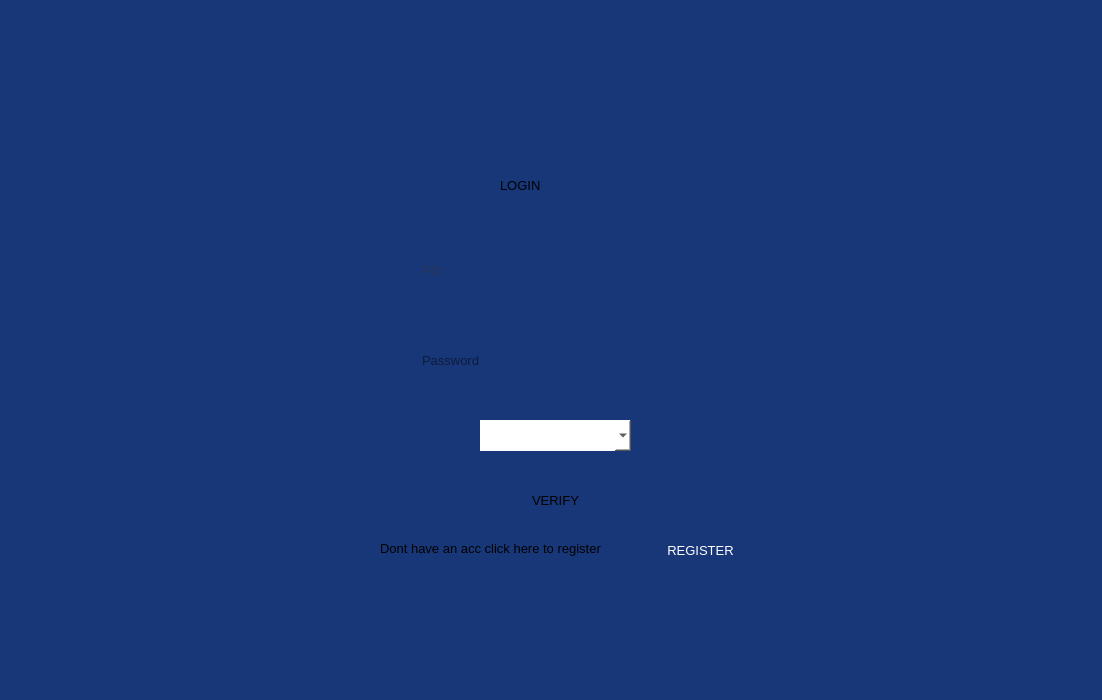
<?xml version="1.0" encoding="UTF-8"?>
<ui version="4.0">
 <class>Dialog</class>
 <widget class="QDialog" name="Dialog">
  <property name="geometry">
   <rect>
    <x>0</x>
    <y>0</y>
    <width>1102</width>
    <height>700</height>
   </rect>
  </property>
  <property name="font">
   <font>
    <pointsize>10</pointsize>
   </font>
  </property>
  <property name="cursor">
   <cursorShape>ArrowCursor</cursorShape>
  </property>
  <property name="windowTitle">
   <string>Dialog</string>
  </property>
  <property name="styleSheet">
   <string notr="true">background-color: rgb(12, 38, 186);
background-image: url(Stationary Isometric Mockup Seamless Pattern.jpeg);
background-color: rgb(24, 55, 121);</string>
  </property>
  <widget class="QWidget" name="widget" native="true">
   <property name="geometry">
    <rect>
     <x>240</x>
     <y>120</y>
     <width>631</width>
     <height>471</height>
    </rect>
   </property>
   <property name="styleSheet">
    <string notr="true">border-bottom-right-radius:30px;
border-top-right-radius:30px;
border-bottom-left-radius:30px;
border-top-left-radius:30px;
background-image: url(Untitled design (1).png);</string>
   </property>
   <widget class="QLineEdit" name="username">
    <property name="geometry">
     <rect>
      <x>180</x>
      <y>120</y>
      <width>291</width>
      <height>61</height>
     </rect>
    </property>
    <property name="mouseTracking">
     <bool>true</bool>
    </property>
    <property name="toolTip">
     <string>PID</string>
    </property>
    <property name="statusTip">
     <string/>
    </property>
    <property name="styleSheet">
     <string notr="true">background-image: url(Screenshot 2024-03-21 185142.png);

color: rgb(52, 52, 52);
font: 20pt &quot;MS Serif&quot;;
</string>
    </property>
    <property name="text">
     <string/>
    </property>
    <property name="maxLength">
     <number>32768</number>
    </property>
    <property name="frame">
     <bool>true</bool>
    </property>
    <property name="placeholderText">
     <string>PID</string>
    </property>
    <property name="clearButtonEnabled">
     <bool>true</bool>
    </property>
   </widget>
   <widget class="QLineEdit" name="password">
    <property name="geometry">
     <rect>
      <x>180</x>
      <y>210</y>
      <width>291</width>
      <height>61</height>
     </rect>
    </property>
    <property name="toolTip">
     <string>Password</string>
    </property>
    <property name="layoutDirection">
     <enum>Qt::LeftToRight</enum>
    </property>
    <property name="styleSheet">
     <string notr="true">background-image: url(Screenshot 2024-03-21 185142.png);
font: 20pt &quot;MS Serif&quot;;
</string>
    </property>
    <property name="text">
     <string/>
    </property>
    <property name="maxLength">
     <number>32768</number>
    </property>
    <property name="placeholderText">
     <string>Password</string>
    </property>
    <property name="clearButtonEnabled">
     <bool>true</bool>
    </property>
   </widget>
   <widget class="QLabel" name="label">
    <property name="geometry">
     <rect>
      <x>260</x>
      <y>40</y>
      <width>131</width>
      <height>51</height>
     </rect>
    </property>
    <property name="styleSheet">
     <string notr="true">font: 36pt &quot;Microsoft Himalaya&quot;;</string>
    </property>
    <property name="text">
     <string>LOGIN</string>
    </property>
   </widget>
   <widget class="QPushButton" name="verify">
    <property name="geometry">
     <rect>
      <x>260</x>
      <y>360</y>
      <width>111</width>
      <height>41</height>
     </rect>
    </property>
    <property name="styleSheet">
     <string notr="true">background-image: url(Screenshot 2024-03-21 185142.png);
font: 12pt &quot;MS Shell Dlg 2&quot;;
border-bottom-right-radius:30px;
border-top-right-radius:30px;
border-bottom-left-radius:30px;
border-top-left-radius:30px;

</string>
    </property>
    <property name="text">
     <string>VERIFY</string>
    </property>
   </widget>
   <widget class="QLabel" name="label_2">
    <property name="geometry">
     <rect>
      <x>140</x>
      <y>420</y>
      <width>221</width>
      <height>16</height>
     </rect>
    </property>
    <property name="text">
     <string>Dont have an acc click here to register</string>
    </property>
   </widget>
   <widget class="QPushButton" name="createaccbutton">
    <property name="geometry">
     <rect>
      <x>390</x>
      <y>410</y>
      <width>141</width>
      <height>41</height>
     </rect>
    </property>
    <property name="styleSheet">
     <string notr="true">color: rgb(255, 255, 255);
background-image: url(Screenshot 2024-03-21 191342.png);
font: 12pt &quot;MS Shell Dlg 2&quot;;
border-bottom-right-radius:30px;
border-top-right-radius:30px;
border-bottom-left-radius:30px;
border-top-left-radius:30px;

</string>
    </property>
    <property name="text">
     <string>REGISTER</string>
    </property>
   </widget>
   <widget class="QComboBox" name="designation">
    <property name="geometry">
     <rect>
      <x>240</x>
      <y>300</y>
      <width>151</width>
      <height>31</height>
     </rect>
    </property>
    <property name="styleSheet">
     <string notr="true">background-color: rgb(255, 255, 255);
background-image: url(Screenshot 2024-03-21 185142.png);
font: 11pt &quot;MS Shell Dlg 2&quot;;</string>
    </property>
   </widget>
  </widget>
 </widget>
 <resources>
  <include location="login1.qrc"/>
  <include location="login5.qrc"/>
  <include location="login2.qrc"/>
 </resources>
 <connections/>
</ui>
